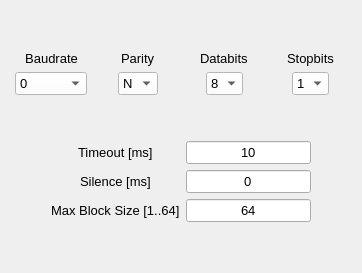
     <widget class="QWidget" name="SERIAL_PORT_3">
      <attribute name="title">
       <string>SERIAL PORT 3</string>
      </attribute>
      <layout class="QVBoxLayout" name="verticalLayout_5">
       <item>
        <layout class="QGridLayout" name="gridLayout_8">
         <item row="1" column="0" alignment="Qt::AlignHCenter">
          <widget class="QLabel" name="label_Baudrate_SERIAL_PORT_3">
           <property name="sizePolicy">
            <sizepolicy hsizetype="Fixed" vsizetype="Fixed">
             <horstretch>0</horstretch>
             <verstretch>0</verstretch>
            </sizepolicy>
           </property>
           <property name="font">
            <font>
             <pointsize>10</pointsize>
            </font>
           </property>
           <property name="text">
            <string>Baudrate</string>
           </property>
           <property name="alignment">
            <set>Qt::AlignCenter</set>
           </property>
           <property name="buddy">
            <cstring>comboBox_Baudrate_SERIAL_PORT_3</cstring>
           </property>
          </widget>
         </item>
         <item row="2" column="0" alignment="Qt::AlignHCenter">
          <widget class="QComboBox" name="comboBox_Baudrate_SERIAL_PORT_3">
           <property name="sizePolicy">
            <sizepolicy hsizetype="Fixed" vsizetype="Fixed">
             <horstretch>0</horstretch>
             <verstretch>0</verstretch>
            </sizepolicy>
           </property>
           <property name="font">
            <font>
             <pointsize>10</pointsize>
            </font>
           </property>
           <property name="focusPolicy">
            <enum>Qt::WheelFocus</enum>
           </property>
           <property name="styleSheet">
            <string notr="true">background-color: rgb(255, 255, 255);</string>
           </property>
           <property name="currentIndex">
            <number>0</number>
           </property>
           <item>
            <property name="text">
             <string>0</string>
            </property>
           </item>
           <item>
            <property name="text">
             <string>2400</string>
            </property>
           </item>
           <item>
            <property name="text">
             <string>4800</string>
            </property>
           </item>
           <item>
            <property name="text">
             <string>9600</string>
            </property>
           </item>
           <item>
            <property name="text">
             <string>19200</string>
            </property>
           </item>
           <item>
            <property name="text">
             <string>38400</string>
            </property>
           </item>
           <item>
            <property name="text">
             <string>57600</string>
            </property>
           </item>
           <item>
            <property name="text">
             <string>115200</string>
            </property>
           </item>
           <item>
            <property name="text">
             <string>225000</string>
            </property>
           </item>
           <item>
            <property name="text">
             <string>230400</string>
            </property>
           </item>
          </widget>
         </item>
         <item row="1" column="2" alignment="Qt::AlignHCenter">
          <widget class="QLabel" name="label_Databits_SERIAL_PORT_3">
           <property name="sizePolicy">
            <sizepolicy hsizetype="Fixed" vsizetype="Fixed">
             <horstretch>0</horstretch>
             <verstretch>0</verstretch>
            </sizepolicy>
           </property>
           <property name="font">
            <font>
             <pointsize>10</pointsize>
            </font>
           </property>
           <property name="text">
            <string>Databits</string>
           </property>
           <property name="buddy">
            <cstring>comboBox_Databits_SERIAL_PORT_3</cstring>
           </property>
          </widget>
         </item>
         <item row="2" column="1" alignment="Qt::AlignHCenter">
          <widget class="QComboBox" name="comboBox_Parity_SERIAL_PORT_3">
           <property name="sizePolicy">
            <sizepolicy hsizetype="Fixed" vsizetype="Fixed">
             <horstretch>0</horstretch>
             <verstretch>0</verstretch>
            </sizepolicy>
           </property>
           <property name="font">
            <font>
             <pointsize>10</pointsize>
            </font>
           </property>
           <property name="styleSheet">
            <string notr="true">background-color: rgb(255, 255, 255);</string>
           </property>
           <item>
            <property name="text">
             <string>N</string>
            </property>
           </item>
           <item>
            <property name="text">
             <string>E</string>
            </property>
           </item>
           <item>
            <property name="text">
             <string>O</string>
            </property>
           </item>
          </widget>
         </item>
         <item row="1" column="3" alignment="Qt::AlignHCenter">
          <widget class="QLabel" name="label_Stopbits_SERIAL_PORT_3">
           <property name="sizePolicy">
            <sizepolicy hsizetype="Fixed" vsizetype="Fixed">
             <horstretch>0</horstretch>
             <verstretch>0</verstretch>
            </sizepolicy>
           </property>
           <property name="font">
            <font>
             <pointsize>10</pointsize>
            </font>
           </property>
           <property name="text">
            <string>Stopbits</string>
           </property>
           <property name="buddy">
            <cstring>comboBox_Stopbits_SERIAL_PORT_3</cstring>
           </property>
          </widget>
         </item>
         <item row="2" column="2" alignment="Qt::AlignHCenter">
          <widget class="QComboBox" name="comboBox_Databits_SERIAL_PORT_3">
           <property name="sizePolicy">
            <sizepolicy hsizetype="Fixed" vsizetype="Fixed">
             <horstretch>0</horstretch>
             <verstretch>0</verstretch>
            </sizepolicy>
           </property>
           <property name="font">
            <font>
             <pointsize>10</pointsize>
            </font>
           </property>
           <property name="styleSheet">
            <string notr="true">background-color: rgb(255, 255, 255);</string>
           </property>
           <property name="currentIndex">
            <number>3</number>
           </property>
           <item>
            <property name="text">
             <string>5</string>
            </property>
           </item>
           <item>
            <property name="text">
             <string>6</string>
            </property>
           </item>
           <item>
            <property name="text">
             <string>7</string>
            </property>
           </item>
           <item>
            <property name="text">
             <string>8</string>
            </property>
           </item>
           <item>
            <property name="text">
             <string>9</string>
            </property>
           </item>
          </widget>
         </item>
         <item row="1" column="1" alignment="Qt::AlignHCenter">
          <widget class="QLabel" name="label_Parity_SERIAL_PORT_3">
           <property name="sizePolicy">
            <sizepolicy hsizetype="Fixed" vsizetype="Fixed">
             <horstretch>0</horstretch>
             <verstretch>0</verstretch>
            </sizepolicy>
           </property>
           <property name="font">
            <font>
             <pointsize>10</pointsize>
            </font>
           </property>
           <property name="text">
            <string>Parity</string>
           </property>
           <property name="buddy">
            <cstring>comboBox_Parity_SERIAL_PORT_3</cstring>
           </property>
          </widget>
         </item>
         <item row="2" column="3" alignment="Qt::AlignHCenter">
          <widget class="QComboBox" name="comboBox_Stopbits_SERIAL_PORT_3">
           <property name="sizePolicy">
            <sizepolicy hsizetype="Fixed" vsizetype="Fixed">
             <horstretch>0</horstretch>
             <verstretch>0</verstretch>
            </sizepolicy>
           </property>
           <property name="font">
            <font>
             <pointsize>10</pointsize>
            </font>
           </property>
           <property name="styleSheet">
            <string notr="true">background-color: rgb(255, 255, 255);</string>
           </property>
           <property name="currentIndex">
            <number>0</number>
           </property>
           <item>
            <property name="text">
             <string>1</string>
            </property>
           </item>
           <item>
            <property name="text">
             <string>2</string>
            </property>
           </item>
          </widget>
         </item>
         <item row="3" column="0">
          <spacer name="verticalSpacer_13">
           <property name="orientation">
            <enum>Qt::Vertical</enum>
           </property>
           <property name="sizeHint" stdset="0">
            <size>
             <width>20</width>
             <height>40</height>
            </size>
           </property>
          </spacer>
         </item>
         <item row="0" column="0">
          <spacer name="verticalSpacer_14">
           <property name="orientation">
            <enum>Qt::Vertical</enum>
           </property>
           <property name="sizeHint" stdset="0">
            <size>
             <width>20</width>
             <height>40</height>
            </size>
           </property>
          </spacer>
         </item>
        </layout>
       </item>
       <item>
        <layout class="QGridLayout" name="gridLayout_9">
         <item row="0" column="1" alignment="Qt::AlignHCenter">
          <widget class="QLabel" name="label_Timeout_SERIAL_PORT_3">
           <property name="font">
            <font>
             <pointsize>10</pointsize>
            </font>
           </property>
           <property name="text">
            <string>Timeout [ms]</string>
           </property>
           <property name="buddy">
            <cstring>lineEdit_Timeout_SERIAL_PORT_3</cstring>
           </property>
          </widget>
         </item>
         <item row="1" column="1" alignment="Qt::AlignHCenter">
          <widget class="QLabel" name="label_Silence_SERIAL_PORT_3">
           <property name="font">
            <font>
             <pointsize>10</pointsize>
            </font>
           </property>
           <property name="text">
            <string>Silence [ms]</string>
           </property>
           <property name="buddy">
            <cstring>lineEdit_Silence_SERIAL_PORT_3</cstring>
           </property>
          </widget>
         </item>
         <item row="3" column="1">
          <spacer name="verticalSpacer_15">
           <property name="orientation">
            <enum>Qt::Vertical</enum>
           </property>
           <property name="sizeHint" stdset="0">
            <size>
             <width>20</width>
             <height>40</height>
            </size>
           </property>
          </spacer>
         </item>
         <item row="1" column="0">
          <spacer name="horizontalSpacer_7">
           <property name="orientation">
            <enum>Qt::Horizontal</enum>
           </property>
           <property name="sizeHint" stdset="0">
            <size>
             <width>40</width>
             <height>20</height>
            </size>
           </property>
          </spacer>
         </item>
         <item row="1" column="3">
          <spacer name="horizontalSpacer_8">
           <property name="orientation">
            <enum>Qt::Horizontal</enum>
           </property>
           <property name="sizeHint" stdset="0">
            <size>
             <width>40</width>
             <height>20</height>
            </size>
           </property>
          </spacer>
         </item>
         <item row="0" column="2">
          <widget class="QLineEdit" name="lineEdit_Timeout_SERIAL_PORT_3">
           <property name="sizePolicy">
            <sizepolicy hsizetype="Preferred" vsizetype="Fixed">
             <horstretch>0</horstretch>
             <verstretch>0</verstretch>
            </sizepolicy>
           </property>
           <property name="font">
            <font>
             <family>MS Shell Dlg 2</family>
             <pointsize>10</pointsize>
             <weight>50</weight>
             <italic>false</italic>
             <bold>false</bold>
            </font>
           </property>
           <property name="focusPolicy">
            <enum>Qt::StrongFocus</enum>
           </property>
           <property name="text">
            <string>10</string>
           </property>
           <property name="alignment">
            <set>Qt::AlignCenter</set>
           </property>
          </widget>
         </item>
         <item row="1" column="2">
          <widget class="QLineEdit" name="lineEdit_Silence_SERIAL_PORT_3">
           <property name="sizePolicy">
            <sizepolicy hsizetype="Preferred" vsizetype="Fixed">
             <horstretch>0</horstretch>
             <verstretch>0</verstretch>
            </sizepolicy>
           </property>
           <property name="font">
            <font>
             <family>MS Shell Dlg 2</family>
             <pointsize>10</pointsize>
             <weight>50</weight>
             <italic>false</italic>
             <bold>false</bold>
            </font>
           </property>
           <property name="focusPolicy">
            <enum>Qt::StrongFocus</enum>
           </property>
           <property name="text">
            <string>0</string>
           </property>
           <property name="alignment">
            <set>Qt::AlignCenter</set>
           </property>
          </widget>
         </item>
         <item row="2" column="1">
          <widget class="QLabel" name="label_MaxBlockSize_SERIAL_PORT_5">
           <property name="font">
            <font>
             <pointsize>10</pointsize>
            </font>
           </property>
           <property name="text">
            <string>Max Block Size [1..64]</string>
           </property>
           <property name="buddy">
            <cstring>lineEdit_MaxBlockSize_SERIAL_PORT_3</cstring>
           </property>
          </widget>
         </item>
         <item row="2" column="2">
          <widget class="QLineEdit" name="lineEdit_MaxBlockSize_SERIAL_PORT_3">
           <property name="sizePolicy">
            <sizepolicy hsizetype="Preferred" vsizetype="Fixed">
             <horstretch>0</horstretch>
             <verstretch>0</verstretch>
            </sizepolicy>
           </property>
           <property name="font">
            <font>
             <family>MS Shell Dlg 2</family>
             <pointsize>10</pointsize>
             <weight>50</weight>
             <italic>false</italic>
             <bold>false</bold>
            </font>
           </property>
           <property name="focusPolicy">
            <enum>Qt::StrongFocus</enum>
           </property>
           <property name="text">
            <string>64</string>
           </property>
           <property name="alignment">
            <set>Qt::AlignCenter</set>
           </property>
          </widget>
         </item>
        </layout>
       </item>
      </layout>
     </widget>
